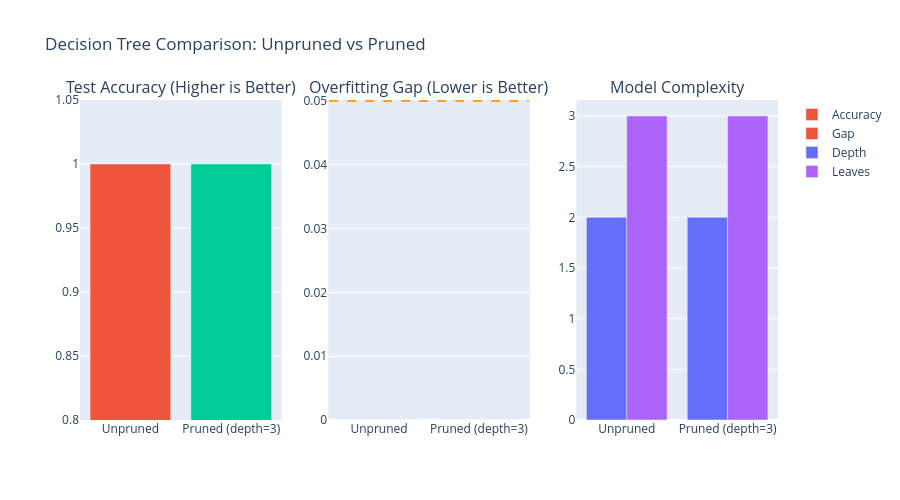

Source (notebook cell):
### Code cell
import plotly.graph_objects as go
from plotly.subplots import make_subplots
import numpy as np

fig = make_subplots(rows=1, cols=3, 
                    subplot_titles=("Test Accuracy (Higher is Better)", 
                                    "Overfitting Gap (Lower is Better)", 
                                    "Model Complexity"))

fig.add_trace(
    go.Bar(x=comparison['Model'], y=comparison['Test Acc'], 
           marker_color=['#EF553B', '#00CC96'], name='Accuracy'),
    row=1, col=1
)

fig.add_trace(
    go.Bar(x=comparison['Model'], y=comparison['Gap'], 
           marker_color=['#EF553B', '#00CC96'], name='Gap'),
    row=1, col=2
)
fig.add_shape(type="line", x0=-0.5, x1=1.5, y0=0.05, y1=0.05,
              line=dict(color="Orange", width=2, dash="dash"),
              row=1, col=2)

fig.add_trace(
    go.Bar(x=comparison['Model'], y=comparison['Depth'], name='Depth', marker_color='#636EFA'),
    row=1, col=3
)
fig.add_trace(
    go.Bar(x=comparison['Model'], y=comparison['Leaves'], name='Leaves', marker_color='#AB63FA'),
    row=1, col=3
)

fig.update_yaxes(range=[0.8, 1.05], row=1, col=1)
fig.update_layout(height=500, title_text="Decision Tree Comparison: Unpruned vs Pruned", showlegend=True)
fig.show()

### Figure 1 — Plotly figure (JSON) as saved in the notebook; plotly's stock layout.template omitted (floating-point values rounded to 4 significant figures)
{"data": [{"marker": {"color": ["#EF553B", "#00CC96"]}, "name": "Accuracy", "type": "bar", "x": ["Unpruned", "Pruned (depth=3)"], "xaxis": "x", "y": [1.0, 1.0], "yaxis": "y"}, {"marker": {"color": ["#EF553B", "#00CC96"]}, "name": "Gap", "type": "bar", "x": ["Unpruned", "Pruned (depth=3)"], "xaxis": "x2", "y": [0.0, 0.0], "yaxis": "y2"}, {"marker": {"color": "#636EFA"}, "name": "Depth", "type": "bar", "x": ["Unpruned", "Pruned (depth=3)"], "xaxis": "x3", "y": [2, 2], "yaxis": "y3"}, {"marker": {"color": "#AB63FA"}, "name": "Leaves", "type": "bar", "x": ["Unpruned", "Pruned (depth=3)"], "xaxis": "x3", "y": [3, 3], "yaxis": "y3"}], "layout": {"annotations": [{"font": {"size": 16}, "showarrow": false, "text": "Test Accuracy (Higher is Better)", "x": 0.1444, "xanchor": "center", "xref": "paper", "y": 1, "yanchor": "bottom", "yref": "paper"}, {"font": {"size": 16}, "showarrow": false, "text": "Overfitting Gap (Lower is Better)", "x": 0.5, "xanchor": "center", "xref": "paper", "y": 1, "yanchor": "bottom", "yref": "paper"}, {"font": {"size": 16}, "showarrow": false, "text": "Model Complexity", "x": 0.8556, "xanchor": "center", "xref": "paper", "y": 1, "yanchor": "bottom", "yref": "paper"}], "height": 500, "shapes": [{"line": {"color": "Orange", "dash": "dash", "width": 2}, "type": "line", "x0": -0.5, "x1": 1.5, "xref": "x2", "y0": 0.05, "y1": 0.05, "yref": "y2"}], "showlegend": true, "title": {"text": "Decision Tree Comparison: Unpruned vs Pruned"}, "xaxis": {"anchor": "y", "domain": [0, 0.2889]}, "xaxis2": {"anchor": "y2", "domain": [0.3556, 0.6444]}, "xaxis3": {"anchor": "y3", "domain": [0.7111, 1]}, "yaxis": {"anchor": "x", "domain": [0, 1], "range": [0.8, 1.05]}, "yaxis2": {"anchor": "x2", "domain": [0, 1]}, "yaxis3": {"anchor": "x3", "domain": [0, 1]}}}
